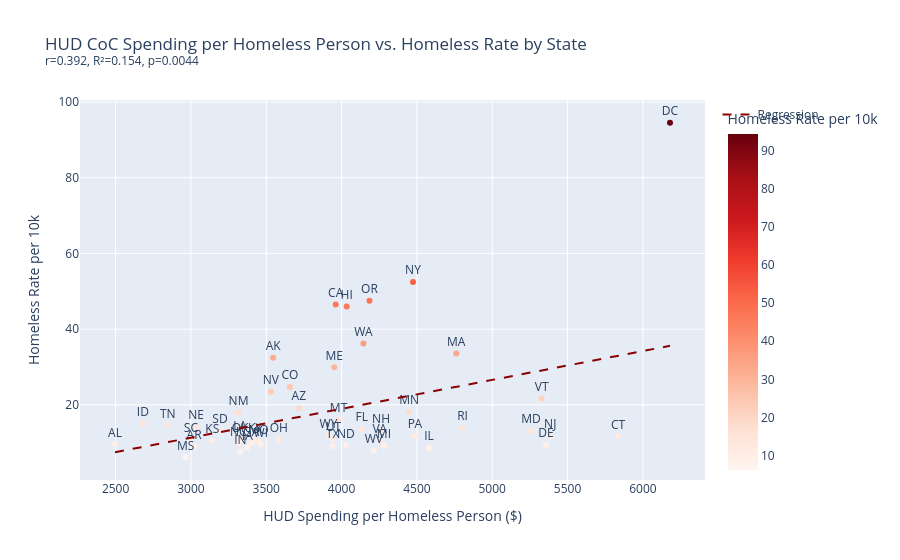

This figure's notebook cell:
### Code cell
slope, intercept, r, p, se = stats.linregress(df['spending_per_homeless'], df['homeless_rate_per_10k'])
r2 = r ** 2
print(f'Spending/homeless vs rate: r={r:.3f}, R²={r2:.3f}, p={p:.4f}')

x_range = [df['spending_per_homeless'].min(), df['spending_per_homeless'].max()]
y_range = [slope * x + intercept for x in x_range]

fig1 = px.scatter(
    df, x='spending_per_homeless', y='homeless_rate_per_10k', text='state_postal',
    color='homeless_rate_per_10k', color_continuous_scale='Reds',
    title=f'HUD CoC Spending per Homeless Person vs. Homeless Rate by State<br><sup>r={r:.3f}, R²={r2:.3f}, p={p:.4f}</sup>',
    labels={'spending_per_homeless': 'HUD Spending per Homeless Person ($)', 'homeless_rate_per_10k': 'Homeless Rate per 10k'},
    hover_name='state_name',
    hover_data={'hud_grants_millions': ':.1f'},
)
fig1.add_trace(go.Scatter(x=x_range, y=y_range, mode='lines', name='Regression', line=dict(color='darkred', dash='dash')))
fig1.update_traces(textposition='top center', selector=dict(mode='markers+text'))
fig1.show()

### Figure 1 — Plotly figure (JSON) as saved in the notebook; plotly's stock layout.template omitted (floating-point values rounded to 4 significant figures)
{"data": [{"customdata": [[12.1], [8.4], [52.3], [8.2], [718.5], [52.8], [24.6], [5.1], [40.3], [127.4], [36.7], [26.7], [7.8], [49.2], [17.4], [9.4], [9.8], [16.5], [17.3], [16.3], [42.6], [112.4], [40.2], [46.3], [5.4], [22.1], [7.2], [8.5], [26.3], [7.8], [58.4], [12.6], [461.7], [34.8], [2.9], [45.5], [14.3], [84.3], [68.2], [7.3], [17.1], [3.8], [29.6], [107.3], [14.6], [7.4], [38.7], [116.2], [5.9], [19.4], [2.7]], "hovertemplate": "<b>%{hovertext}</b><br><br>HUD Spending per Homeless Person ($)=%{x}<br>Homeless Rate per 10k=%{marker.color}<br>state_postal=%{text}<br>hud_grants_millions=%{customdata[0]:.1f}<extra></extra>", "hovertext": ["Alabama", "Alaska", "Arizona", "Arkansas", "California", "Colorado", "Connecticut", "Delaware", "District of Columbia", "Florida", "Georgia", "Hawaii", "Idaho", "Illinois", "Indiana", "Iowa", "Kansas", "Kentucky", "Louisiana", "Maine", "Maryland", "Massachusetts", "Michigan", "Minnesota", "Mississippi", "Missouri", "Montana", "Nebraska", "Nevada", "New Hampshire", "New Jersey", "New Mexico", "New York", "North Carolina", "North Dakota", "Ohio", "Oklahoma", "Oregon", "Pennsylvania", "Rhode Island", "South Carolina", "South Dakota", "Tennessee", "Texas", "Utah", "Vermont", "Virginia", "Washington", "West Virginia", "Wisconsin", "Wyoming"], "legendgroup": "", "marker": {"color": [9.56, 32.45, 19.12, 8.93, 46.48, 24.72, 11.61, 9.33, 94.51, 13.63, 9.79, 45.96, 14.99, 8.54, 7.65, 8.73, 10.61, 10.68, 11.31, 29.9, 13.16, 33.58, 9.32, 18.2, 6.15, 10.37, 16.15, 14.08, 23.42, 13.07, 11.71, 17.92, 52.44, 9.81, 9.23, 10.76, 10.7, 47.5, 11.73, 13.82, 10.8, 13.08, 14.59, 9.07, 10.95, 21.7, 10.48, 36.22, 7.91, 9.49, 11.9], "coloraxis": "coloraxis", "symbol": "circle"}, "mode": "markers+text", "name": "", "orientation": "v", "showlegend": false, "text": ["AL", "AK", "AZ", "AR", "CA", "CO", "CT", "DE", "DC", "FL", "GA", "HI", "ID", "IL", "IN", "IA", "KS", "KY", "LA", "ME", "MD", "MA", "MI", "MN", "MS", "MO", "MT", "NE", "NV", "NH", "NJ", "NM", "NY", "NC", "ND", "OH", "OK", "OR", "PA", "RI", "SC", "SD", "TN", "TX", "UT", "VT", "VA", "WA", "WV", "WI", "WY"], "textposition": "top center", "type": "scatter", "x": [2496.0, 3546.0, 3716.0, 3021.0, 3961.0, 3657.0, 5835.0, 5357.0, 6180.0, 4134.0, 3400.0, 4034.0, 2681.0, 4580.0, 3328.0, 3374.0, 3142.0, 3425.0, 3326.0, 3951.0, 5257.0, 4761.0, 4281.0, 4449.0, 2965.0, 3449.0, 3980.0, 3034.0, 3531.0, 4262.0, 5385.0, 3316.0, 4474.0, 3314.0, 4028.0, 3583.0, 3326.0, 4185.0, 4487.0, 4803.0, 3000.0, 3193.0, 2846.0, 3941.0, 3946.0, 5328.0, 4253.0, 4145.0, 4214.0, 3464.0, 3913.0], "xaxis": "x", "y": [9.56, 32.45, 19.12, 8.93, 46.48, 24.72, 11.61, 9.33, 94.51, 13.63, 9.79, 45.96, 14.99, 8.54, 7.65, 8.73, 10.61, 10.68, 11.31, 29.9, 13.16, 33.58, 9.32, 18.2, 6.15, 10.37, 16.15, 14.08, 23.42, 13.07, 11.71, 17.92, 52.44, 9.81, 9.23, 10.76, 10.7, 47.5, 11.73, 13.82, 10.8, 13.08, 14.59, 9.07, 10.95, 21.7, 10.48, 36.22, 7.91, 9.49, 11.9], "yaxis": "y"}, {"line": {"color": "darkred", "dash": "dash"}, "mode": "lines", "name": "Regression", "type": "scatter", "x": [2496.0, 6180.0], "y": [7.476, 35.58]}], "layout": {"coloraxis": {"colorbar": {"title": {"text": "Homeless Rate per 10k"}}, "colorscale": [[0.0, "rgb(255,245,240)"], [0.125, "rgb(254,224,210)"], [0.25, "rgb(252,187,161)"], [0.375, "rgb(252,146,114)"], [0.5, "rgb(251,106,74)"], [0.625, "rgb(239,59,44)"], [0.75, "rgb(203,24,29)"], [0.875, "rgb(165,15,21)"], [1.0, "rgb(103,0,13)"]]}, "legend": {"tracegroupgap": 0}, "title": {"text": "HUD CoC Spending per Homeless Person vs. Homeless Rate by State<br><sup>r=0.392, R²=0.154, p=0.0044</sup>"}, "xaxis": {"anchor": "y", "domain": [0.0, 1.0], "title": {"text": "HUD Spending per Homeless Person ($)"}}, "yaxis": {"anchor": "x", "domain": [0.0, 1.0], "title": {"text": "Homeless Rate per 10k"}}}}
